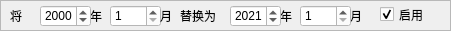
      <widget class="QFrame" name="fr_replace_17">
       <property name="geometry">
        <rect>
         <x>10</x>
         <y>130</y>
         <width>451</width>
         <height>31</height>
        </rect>
       </property>
       <property name="frameShape">
        <enum>QFrame::StyledPanel</enum>
       </property>
       <property name="frameShadow">
        <enum>QFrame::Raised</enum>
       </property>
       <widget class="QLabel" name="label_83">
        <property name="geometry">
         <rect>
          <x>10</x>
          <y>5</y>
          <width>31</width>
          <height>21</height>
         </rect>
        </property>
        <property name="text">
         <string>将</string>
        </property>
       </widget>
       <widget class="QLabel" name="label_84">
        <property name="geometry">
         <rect>
          <x>180</x>
          <y>5</y>
          <width>51</width>
          <height>21</height>
         </rect>
        </property>
        <property name="text">
         <string>替换为</string>
        </property>
       </widget>
       <widget class="QLabel" name="label_85">
        <property name="geometry">
         <rect>
          <x>90</x>
          <y>5</y>
          <width>31</width>
          <height>21</height>
         </rect>
        </property>
        <property name="text">
         <string>年</string>
        </property>
       </widget>
       <widget class="QSpinBox" name="input_year_5">
        <property name="geometry">
         <rect>
          <x>40</x>
          <y>5</y>
          <width>51</width>
          <height>22</height>
         </rect>
        </property>
        <property name="styleSheet">
         <string notr="true">background-color: rgb(255, 255, 255);</string>
        </property>
        <property name="minimum">
         <number>1900</number>
        </property>
        <property name="maximum">
         <number>3000</number>
        </property>
        <property name="value">
         <number>2000</number>
        </property>
       </widget>
       <widget class="QSpinBox" name="input_month_5">
        <property name="geometry">
         <rect>
          <x>110</x>
          <y>5</y>
          <width>51</width>
          <height>22</height>
         </rect>
        </property>
        <property name="styleSheet">
         <string notr="true">background-color: rgb(255, 255, 255);</string>
        </property>
        <property name="minimum">
         <number>1</number>
        </property>
        <property name="maximum">
         <number>12</number>
        </property>
        <property name="value">
         <number>1</number>
        </property>
       </widget>
       <widget class="QLabel" name="label_86">
        <property name="geometry">
         <rect>
          <x>160</x>
          <y>5</y>
          <width>21</width>
          <height>21</height>
         </rect>
        </property>
        <property name="text">
         <string>月</string>
        </property>
       </widget>
       <widget class="QLabel" name="label_87">
        <property name="geometry">
         <rect>
          <x>280</x>
          <y>5</y>
          <width>31</width>
          <height>21</height>
         </rect>
        </property>
        <property name="text">
         <string>年</string>
        </property>
       </widget>
       <widget class="QLabel" name="label_88">
        <property name="geometry">
         <rect>
          <x>350</x>
          <y>5</y>
          <width>31</width>
          <height>21</height>
         </rect>
        </property>
        <property name="text">
         <string>月</string>
        </property>
       </widget>
       <widget class="QSpinBox" name="output_month_5">
        <property name="geometry">
         <rect>
          <x>300</x>
          <y>5</y>
          <width>51</width>
          <height>22</height>
         </rect>
        </property>
        <property name="styleSheet">
         <string notr="true">background-color: rgb(255, 255, 255);</string>
        </property>
        <property name="minimum">
         <number>1</number>
        </property>
        <property name="maximum">
         <number>12</number>
        </property>
        <property name="value">
         <number>1</number>
        </property>
       </widget>
       <widget class="QSpinBox" name="output_year_5">
        <property name="geometry">
         <rect>
          <x>230</x>
          <y>5</y>
          <width>51</width>
          <height>22</height>
         </rect>
        </property>
        <property name="styleSheet">
         <string notr="true">background-color: rgb(255, 255, 255);</string>
        </property>
        <property name="minimum">
         <number>1900</number>
        </property>
        <property name="maximum">
         <number>3000</number>
        </property>
        <property name="value">
         <number>2021</number>
        </property>
       </widget>
       <widget class="QCheckBox" name="date_enable_5">
        <property name="geometry">
         <rect>
          <x>380</x>
          <y>5</y>
          <width>61</width>
          <height>19</height>
         </rect>
        </property>
        <property name="text">
         <string>启用</string>
        </property>
        <property name="checked">
         <bool>true</bool>
        </property>
       </widget>
      </widget>
